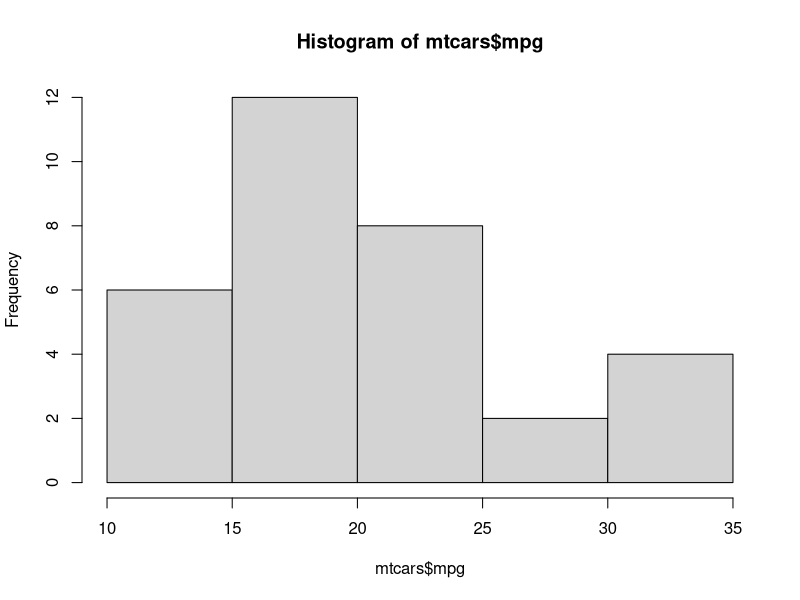
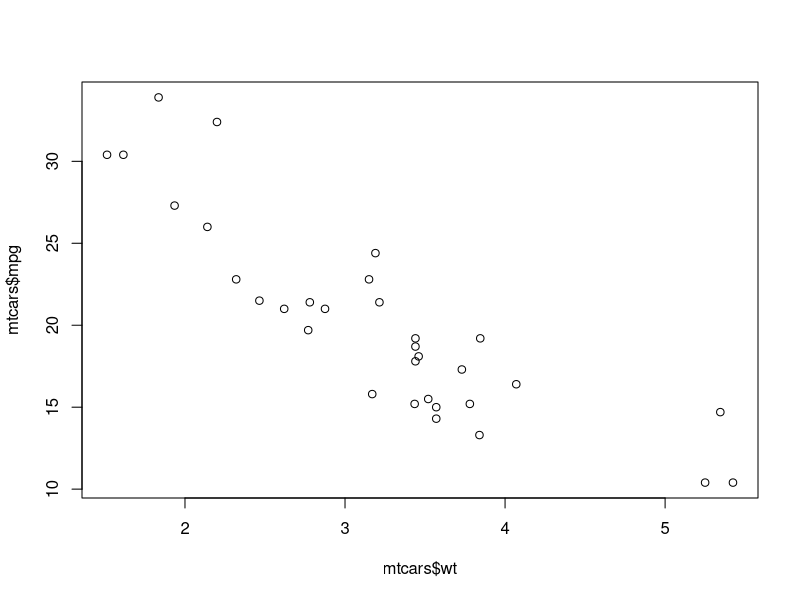

The R source for these figures, in order:
#This is a sample R Script for exercise in Git

#Load documentation from R's pre-loaded dataset
#Documentation appears in the help pane on RStudio
?mtcars

#Inspect the dataset in a view pane
View(mtcars)

#Calculate the average mpg of all cars in this dataset
mean(mtcars$mpg)

#Create a histogram for mpg variable in mtcars
hist(mtcars$mpg)

plot(mtcars$mpg ~ mtcars$wt)